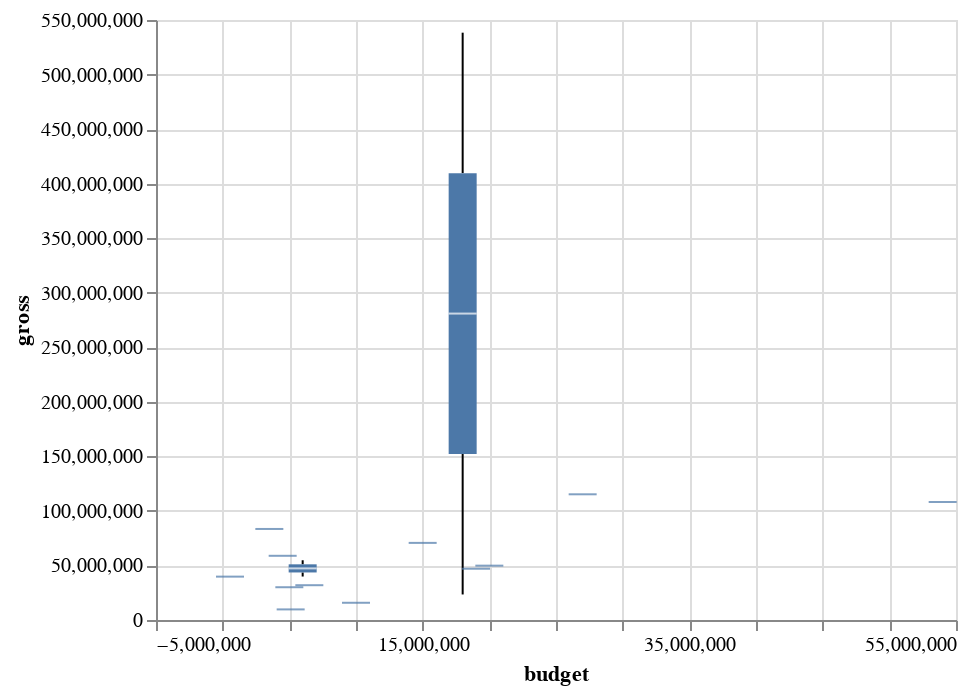

The notebook cell this image was saved under:
### Code cell
#B.i) One box plot that compares more than two groups
alt.Chart(small).mark_boxplot().encode(
alt.X("budget:Q"),
alt.Y("gross:Q")
)

### Figure 1 — Vega-Lite specification as saved in the notebook (floating-point values rounded to 4 significant figures)
{"config": {"view": {"continuousWidth": 400, "continuousHeight": 300}}, "data": {"name": "data-7027655b5aaae4ff6529b879191db2af"}, "mark": "boxplot", "encoding": {"x": {"field": "budget", "type": "quantitative"}, "y": {"field": "gross", "type": "quantitative"}}, "$schema": "https://vega.github.io/schema/vega-lite/v4.17.0.json", "datasets": {"data-7027655b5aaae4ff6529b879191db2af": [{"name": "The Shining", "rating": "R", "genre": "Drama", "year": 1980, "released": "June 13, 1980 (United States)", "score": 8.4, "votes": 927000.0, "director": "Stanley Kubrick", "writer": "Stephen King", "star": "Jack Nicholson", "country": "United Kingdom", "budget": 19000000.0, "gross": 47000000.0, "company": "Warner Bros.", "runtime": 146.0}, {"name": "The Blue Lagoon", "rating": "R", "genre": "Adventure", "year": 1980, "released": "July 2, 1980 (United States)", "score": 5.8, "votes": 65000.0, "director": "Randal Kleiser", "writer": "Henry De Vere Stacpoole", "star": "Brooke Shields", "country": "United States", "budget": 4500000.0, "gross": 58850000.0, "company": "Columbia Pictures", "runtime": 104.0}, {"name": "Star Wars: Episode V - The Empire Strikes Back", "rating": "PG", "genre": "Action", "year": 1980, "released": "June 20, 1980 (United States)", "score": 8.7, "votes": 1200000.0, "director": "Irvin Kershner", "writer": "Leigh Brackett", "star": "Mark Hamill", "country": "United States", "budget": 18000000.0, "gross": 538400000.0, "company": "Lucasfilm", "runtime": 124.0}, {"name": "Airplane!", "rating": "PG", "genre": "Comedy", "year": 1980, "released": "July 2, 1980 (United States)", "score": 7.7, "votes": 221000.0, "director": "Jim Abrahams", "writer": "Jim Abrahams", "star": "Robert Hays", "country": "United States", "budget": 3500000.0, "gross": 83450000.0, "company": "Paramount Pictures", "runtime": 88.0}, {"name": "Caddyshack", "rating": "R", "genre": "Comedy", "year": 1980, "released": "July 25, 1980 (United States)", "score": 7.3, "votes": 108000.0, "director": "Harold Ramis", "writer": "Brian Doyle-Murray", "star": "Chevy Chase", "country": "United States", "budget": 6000000.0, "gross": 39850000.0, "company": "Orion Pictures", "runtime": 98.0}, {"name": "Friday the 13th", "rating": "R", "genre": "Horror", "year": 1980, "released": "May 9, 1980 (United States)", "score": 6.4, "votes": 123000.0, "director": "Sean S. Cunningham", "writer": "Victor Miller", "star": "Betsy Palmer", "country": "United States", "budget": 550000.0, "gross": 39750000.0, "company": "Paramount Pictures", "runtime": 95.0}, {"name": "The Blues Brothers", "rating": "R", "genre": "Action", "year": 1980, "released": "June 20, 1980 (United States)", "score": 7.9, "votes": 188000.0, "director": "John Landis", "writer": "Dan Aykroyd", "star": "John Belushi", "country": "United States", "budget": 27000000.0, "gross": 115200000.0, "company": "Universal Pictures", "runtime": 133.0}, {"name": "Raging Bull", "rating": "R", "genre": "Biography", "year": 1980, "released": "December 19, 1980 (United States)", "score": 8.2, "votes": 330000.0, "director": "Martin Scorsese", "writer": "Jake LaMotta", "star": "Robert De Niro", "country": "United States", "budget": 18000000.0, "gross": 23400000.0, "company": "Chartoff-Winkler Productions", "runtime": 129.0}, {"name": "Superman II", "rating": "PG", "genre": "Action", "year": 1980, "released": "June 19, 1981 (United States)", "score": 6.8, "votes": 101000.0, "director": "Richard Lester", "writer": "Jerry Siegel", "star": "Gene Hackman", "country": "United States", "budget": 54000000.0, "gross": 108200000.0, "company": "Dovemead Films", "runtime": 127.0}, {"name": "The Long Riders", "rating": "R", "genre": "Biography", "year": 1980, "released": "May 16, 1980 (United States)", "score": 7.0, "votes": 10000.0, "director": "Walter Hill", "writer": "Bill Bryden", "star": "David Carradine", "country": "United States", "budget": 10000000.0, "gross": 15800000.0, "company": "United Artists", "runtime": 100.0}, {"name": "Any Which Way You Can", "rating": "PG", "genre": "Action", "year": 1980, "released": "December 17, 1980 (United States)", "score": 6.1, "votes": 18000.0, "director": "Buddy Van Horn", "writer": "Stanford Sherman", "star": "Clint Eastwood", "country": "United States", "budget": 15000000.0, "gross": 70690000.0, "company": "The Malpaso Company", "runtime": 116.0}, {"name": "The Gods Must Be Crazy", "rating": "PG", "genre": "Adventure", "year": 1980, "released": "October 26, 1984 (United States)", "score": 7.3, "votes": 54000.0, "director": "Jamie Uys", "writer": "Jamie Uys", "star": "N!xau", "country": "South Africa", "budget": 5000000.0, "gross": 30030000.0, "company": "C.A.T. Films", "runtime": 109.0}, {"name": "Popeye", "rating": "PG", "genre": "Adventure", "year": 1980, "released": "December 12, 1980 (United States)", "score": 5.3, "votes": 30000.0, "director": "Robert Altman", "writer": "Jules Feiffer", "star": "Robin Williams", "country": "United States", "budget": 20000000.0, "gross": 49820000.0, "company": "Paramount Pictures", "runtime": 114.0}, {"name": "Ordinary People", "rating": "R", "genre": "Drama", "year": 1980, "released": "September 19, 1980 (United States)", "score": 7.7, "votes": 49000.0, "director": "Robert Redford", "writer": "Judith Guest", "star": "Donald Sutherland", "country": "United States", "budget": 6000000.0, "gross": 54770000.0, "company": "Paramount Pictures", "runtime": 124.0}, {"name": "Dressed to Kill", "rating": "R", "genre": "Crime", "year": 1980, "released": "July 25, 1980 (United States)", "score": 7.1, "votes": 37000.0, "director": "Brian De Palma", "writer": "Brian De Palma", "star": "Michael Caine", "country": "United States", "budget": 6500000.0, "gross": 31900000.0, "company": "Filmways Pictures", "runtime": 104.0}, {"name": "Somewhere in Time", "rating": "PG", "genre": "Drama", "year": 1980, "released": "October 3, 1980 (United States)", "score": 7.2, "votes": 27000.0, "director": "Jeannot Szwarc", "writer": "Richard Matheson", "star": "Christopher Reeve", "country": "United States", "budget": 5100000.0, "gross": 9710000.0, "company": "Rastar Pictures", "runtime": 103.0}]}}
